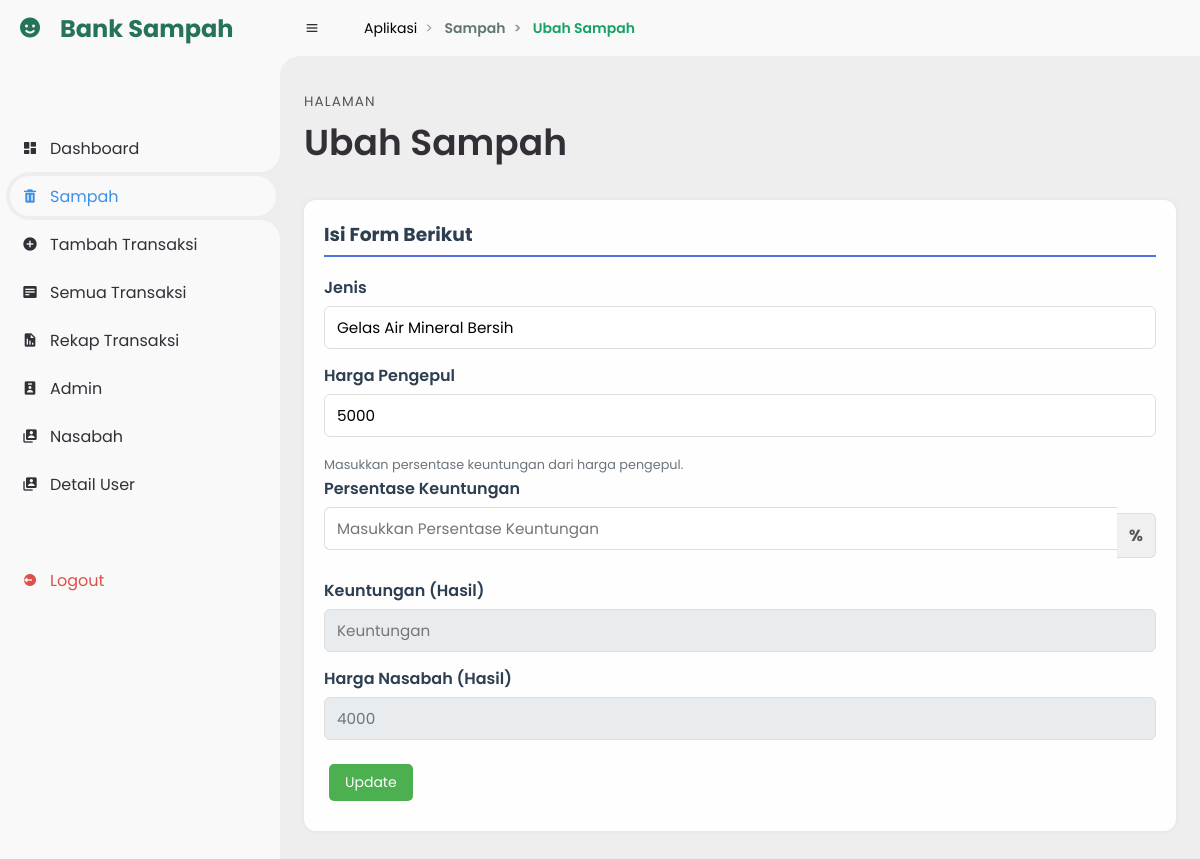
/index.php?page=ubah_sampah&id=S001 (signed in), run on the app's committed database.
### tables this page shows
CREATE TABLE `sampah` (
  `id` varchar(200) NOT NULL,
  `id_kategori` varchar(200) NOT NULL,
  `jenis` varchar(40) NOT NULL,
  `harga` int(11) NOT NULL,
  `harga_pusat` int(11) DEFAULT 0,
  `jumlah` decimal(65,2) NOT NULL DEFAULT 0.00
);

### fungsi.php (called while the page is built, shortened)
<?php
$koneksi = mysqli_connect("localhost", "root", "p@ssKeiCrypto", "banksampah2");
function query($query)
{
    global $koneksi;
    $result = mysqli_query($koneksi, $query);
    $rows = [];
    while ($row = mysqli_fetch_assoc($result)) {
        $rows[] = $row;
    }
    return $rows;
}

### views/sampah/ubah_sampah.php (the view, shortened to what this page needs)
<?php
include_once __DIR__ . '/../layouts/sidebar.php';
include_once __DIR__ . '/../../fungsi.php';
$id = $_GET['id'];
$sampah = query("SELECT * FROM sampah WHERE id='$id'")[0];
?>
<!DOCTYPE html>
<html lang="en">
<head>
    <link href='https://unpkg.com/boxicons@2.0.9/css/boxicons.min.css' rel='stylesheet'>
    <link rel="stylesheet" href="../../assets/css/style.css">
</head>
<body>
    <section id="content">
        <nav>
            <i class='bx bx-menu'></i>
            <?php include_once __DIR__ . '/../layouts/breadcrumb.php'; ?>
        </nav>
        <main>
            <div class="head-title">
                <div class="left">
                    <span>Halaman</span>
                    <h1>Ubah Sampah</h1>
                </div>
            </div>
            <div id="wrapper">
                <div class="main--content">
                    <div class="card--container">
                        <h3 class="main--title">Isi Form Berikut</h3>
                        <form method="POST" action="">
                            <div class="container">
                                <label for="jenis">Jenis</label>
                                <input type="text" placeholder="Masukkan Jenis Sampah" name="jenis"
                                    value="<?= $sampah["jenis"] ?>" required>
                                <label for="harga_pengepul">Harga Pengepul</label>
                                <input type="text" id="harga_pengepul" placeholder="Masukkan Harga Pengepul" name="harga_pusat"
                                    value="<?= $sampah["harga_pusat"] ?>" required>
                                <small id="persentaseHelp" class="form-text text-muted">Masukkan persentase keuntungan dari harga pengepul.</small>
                                <label for="keuntungan_percent">Persentase Keuntungan</label>
                                <div class="input-group">
                                    <input type="number" class="form-control" id="keuntungan_percent"
                                        placeholder="Masukkan Persentase Keuntungan" name="keuntungan_percent" required
                                        aria-describedby="persentaseHelp">
                                    <div class="input-group-append">
                                        <span class="input-group-text">%</span>
                                    </div>
                                </div>
                                <label for="keuntungan">Keuntungan (Hasil)</label>
                                <input type="text" id="keuntungan" placeholder="Keuntungan" readonly>
                                <label for="harga_nasabah">Harga Nasabah (Hasil)</label>
                                <input type="text" id="harga_nasabah" placeholder="Harga Nasabah" name="harga"
                                    value="<?= $sampah["harga"] ?>" readonly>
                                <button type="submit" name="submit" class="inputbtn">Update</button>
                            </div>
                        </form>
                    </div>
                </div>
            </div>
        </main>
    </section>
</body>
</html>

### assets/css/style.css (style rules this page uses)
* { margin: 0; padding: 0; box-sizing: border-box; }
:root { --poppins: 'Poppins', sans-serif; --lato: 'Lato', sans-serif; --light: #F9F9F9; --blue: #3C91E6; --light-blue: #CFE8FF; --grey: #eee; --dark-grey: #AAAAAA; --dark: #342E37; --red: #DB504A; --yellow: #FFCE26; --light-yellow: #FFF2C6; --orange: #FD7238; --light-orange: #FFE0D3; }
html { overflow-x: hidden; }
body { background: var(--grey); overflow-x: hidden; }
#content { position: relative; width: calc(100% - 280px); left: 280px; transition: .3s ease; }
#content nav { height: 56px; background: var(--light); padding: 0 24px; display: flex; align-items: center; grid-gap: 24px; font-family: var(--lato); position: sticky; top: 0; left: 0; z-index: 1000; }
#content nav::before { content: ''; position: absolute; width: 40px; height: 40px; bottom: -40px; left: 0; border-radius: 50%; box-shadow: -20px -20px 0 var(--light); }
#content nav .bx.bx-menu { cursor: pointer; color: var(--dark); }
#content main { width: 100%; padding: 36px 24px; font-family: var(--poppins); max-height: calc(100vh - 56px); overflow-y: auto; }
#content main .head-title { display: flex; align-items: center; justify-content: space-between; grid-gap: 16px; flex-wrap: wrap; }
#content main .head-title .left h1 { font-size: 36px; font-weight: 600; margin-bottom: 10px; color: var(--dark); }
.card--container { background: #fff; padding: 2rem; border-radius: 10px; margin-bottom: 1rem; }
.inputbtn { padding: 8px 16px; background-color: #4CAF50; border: none; color: white; margin: 10px 5px; border-radius: 5px; font-size: 14px; cursor: pointer; transition: background-color 0.3s ease; }

### views/layouts/sidebar.php (style rules this page uses)
* { font-family: 'Poppins', sans-serif; }

### views/sampah/ubah_sampah.php (style rules this page uses)
.head-title .left span { font-size: 0.85rem; color: #555; text-transform: uppercase; letter-spacing: 1.1px; display: block; }
.head-title .left h1 { font-size: 1.6rem; margin-top: 3px; font-weight: 700; }
.card--container { margin-top: 20px; padding: 20px; background-color: #fefefe; border-radius: 12px; box-shadow: 0 0 6px rgb(0 0 0 / 0.05); }
.card--container h3.main--title { font-weight: 700; margin-bottom: 18px; color: #2c3e50; border-bottom: 2px solid #4e73df; padding-bottom: 6px; }
.container label { display: block; font-weight: 600; margin-bottom: 6px; color: #2c3e50; }
.container input[type="text"], .container input[type="number"], .container input[readonly] { width: 100%; padding: 9px 12px; margin-bottom: 14px; border: 1.5px solid #ddd; border-radius: 6px; font-size: 0.95rem; transition: border-color 0.3s ease; }
.container input[readonly] { background-color: #e9ecef; color: #6c757d; cursor: not-allowed; }
.input-group { display: flex; align-items: center; margin-bottom: 14px; }
.input-group input[type="number"] { flex: 1; border-top-right-radius: 0; border-bottom-right-radius: 0; border-right: none; padding: 9px 12px; font-size: 0.95rem; }
.input-group-append { background-color: #f0f0f0; padding: 9px 12px; border: 1.5px solid #ddd; border-left: none; border-top-right-radius: 6px; border-bottom-right-radius: 6px; font-weight: 700; color: #555; user-select: none; }
.form-text.text-muted { font-size: 0.8rem; color: #6c757d; margin-top: -12px; margin-bottom: 12px; }

### data on the page
sampah: jenis "Gelas Air Mineral Bersih", harga_pusat "5000", harga "4000"

### other printed values
$item['label'] "Aplikasi"
$item['label'] "Sampah"
$item['label'] "Ubah Sampah"
